Frame 1 (no input): blank canvas, image omitted
Frame 60 (no input): blank canvas, image omitted
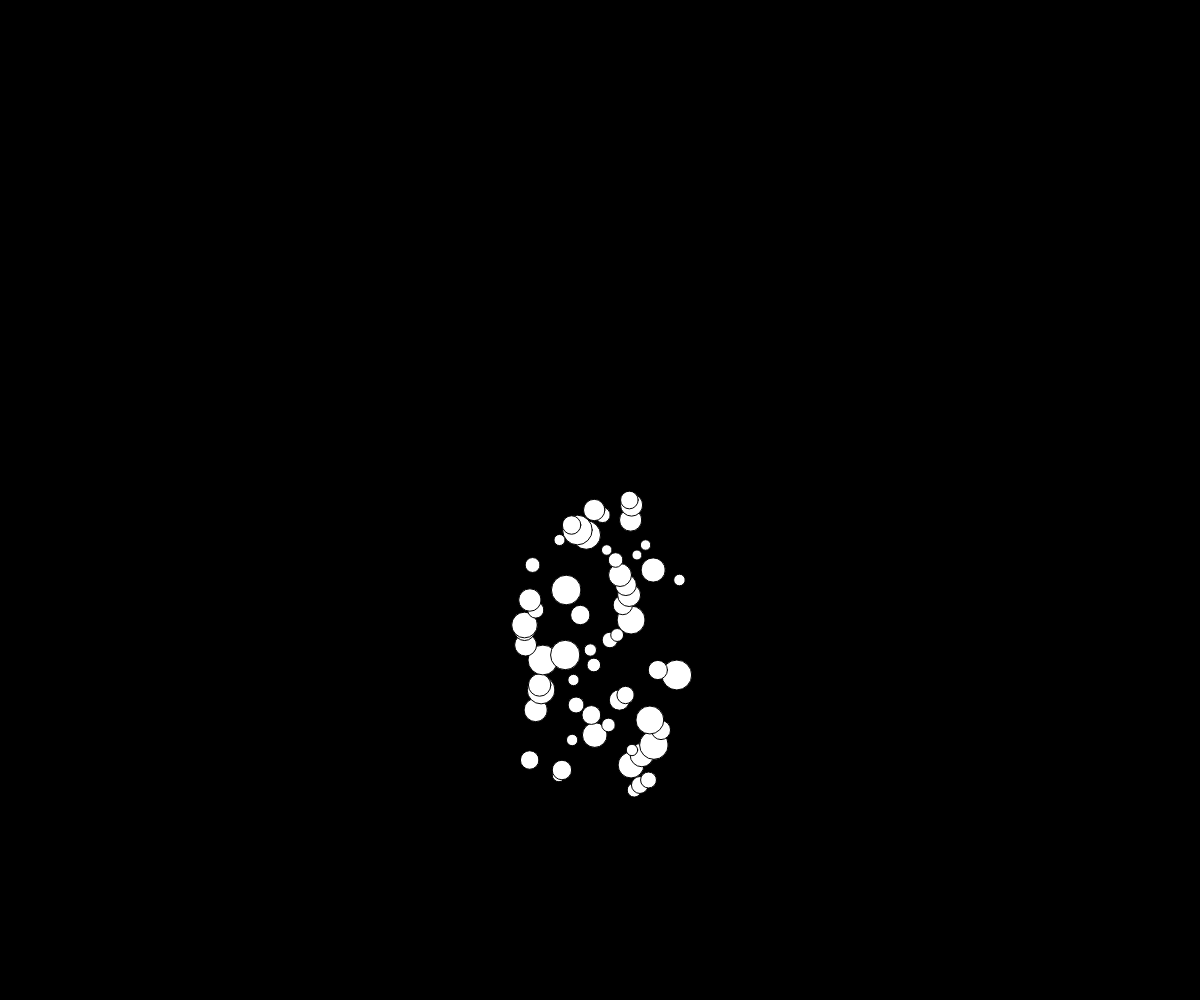
Frame 120 (the mouse pressed at the canvas centre since frame 60)

The p5.js sketch whose frames 1 and 60 were blank and that drew this single picture after the mouse press (run headless with seeded random() and noise() and a simulated clock; from frame 60 on, the mouse is pressed at the canvas centre):

// p5.js sketch
// ── sketch.js

var dot = [];
var count = 0;

function setup (){
  createCanvas(windowWidth ,windowHeight);
}

function draw (){

  background(0);

  for (i=0; i< count; i++)
  {
    dot[i].display();
    dot[i].move();
  }
  if (mouseIsPressed && count <= 1000){
    dot[count] = new Flake();
    count++;
  }

  if (count == 1000) //Reset the dot array to avoid ram overload
  {
    count = 0;
  }

}


function Flake(){
  this.x = mouseX + random(-80,80);
  this.y = mouseY;
  this.diameter = random(10, 30);
  this.speed = 5

  this.move = function(){

    // Floor detection
    if(this.y + this.diameter/2 < windowHeight)
    {
      this.y += this.speed;
    }
  }

  this.display = function(){
    fill(255);
    ellipse(this.x, this.y, this.diameter, this.diameter);
  }
}
